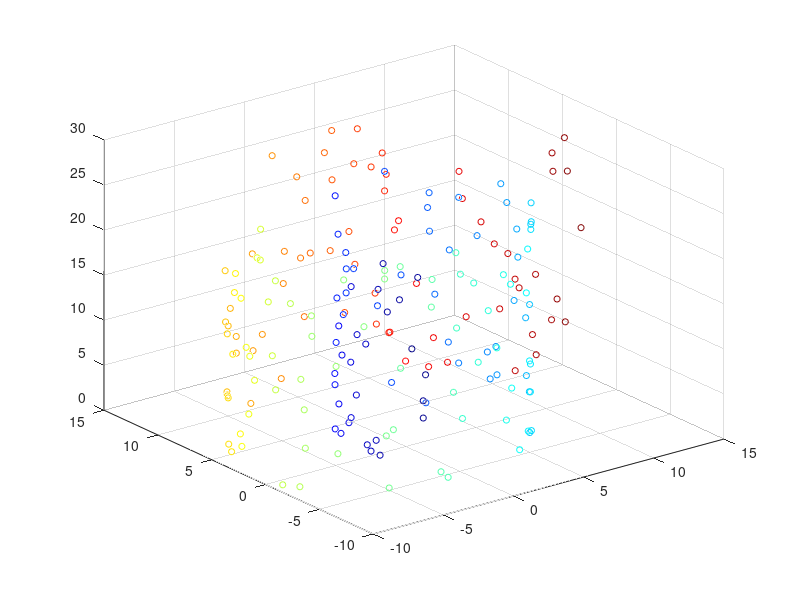

Recreate this plot in MATLAB. (Note: this script raises an error after producing the figure.)
function l7_51()

N = 200; % number of points considered
t = rand(1,N);
t = sort((16/4)*pi*sqrt(t))'; 
z = (36/4)*pi*rand(N,1); % random heights
x = (t+.1).*cos(t);
y = -(t+.1).*sin(t);
data = [x,y,z]; % data of interest is in the form of a n-by-3 matrix

cmap = jet(N);
scatter3(x,y,z,20,cmap);

sigma = std2(data);

nn = 5;

w = zeros(N);

for j=1:N
    
    local_neighbors = zeros(N,1);
    
    for k=1:N
        exponent = (-1/sigma) * norm(data(j,:) - data(k,:))^2;
        local_neighbors(k) = exp(exponent);
    end

    [~, idx] = sort(local_neighbors);
    
    for k=1:N
        index = idx(k);
        if ~(k < nn)
            local_neighbors(index) = 0;
        end
    end
    
    w(1,:) = local_neighbors;
end

D = compute_dist_floyd(w, 1:N);

end

